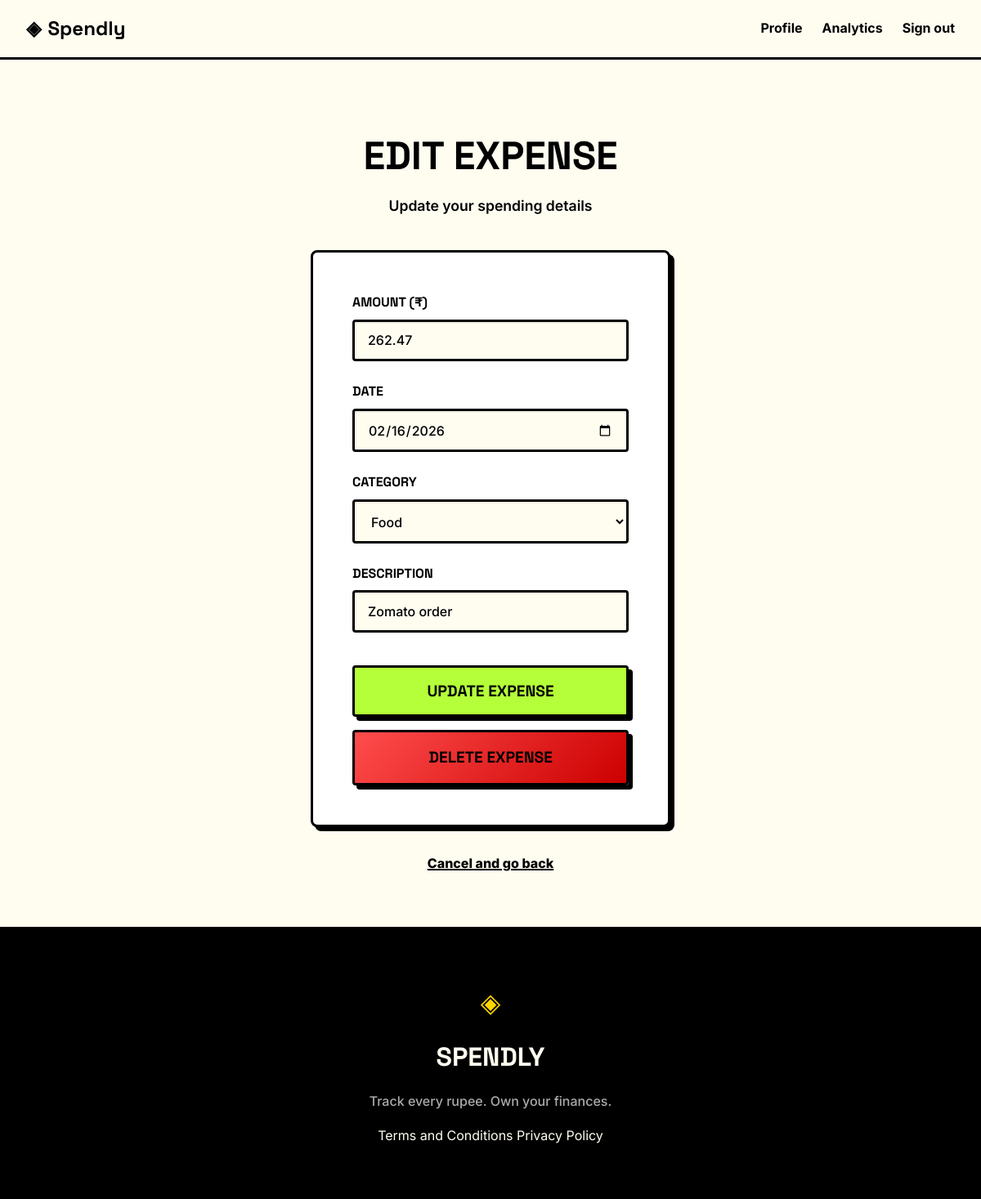
Page /expenses/14/edit (signed in) on the committed database.
### tables this page shows
CREATE TABLE expenses (
            id INTEGER PRIMARY KEY AUTOINCREMENT,
            user_id INTEGER NOT NULL,
            amount REAL NOT NULL,
            category TEXT NOT NULL,
            date TEXT NOT NULL,
            description TEXT,
            created_at TEXT DEFAULT CURRENT_TIMESTAMP,
            FOREIGN KEY (user_id) REFERENCES users (id)
        );

### app.py (the view, shortened to what this page needs)
@app.route("/expenses/<int:id>/edit", methods=["GET", "POST"])
def edit_expense(id):
    if not g.user:
        return redirect(url_for("login"))
    expense = get_expense_by_id(id)
    if not expense:
        abort(404)
    if expense["user_id"] != g.user["id"]:
        abort(403)
    allowed_categories = [
        "Food",
        "Transport",
        "Bills",
        "Health",
        "Entertainment",
        "Shopping",
        "Other",
    ]
    return render_template("edit_expense.html", expense=expense)

### app.py (called while the page is built)
@app.before_request
def load_logged_in_user():
    user_id = session.get("user_id")
    if user_id is None:
        g.user = None
    else:
        g.user = get_user_by_id(user_id)

### database/db.py (called while the page is built)
def get_db():
    db_path = current_app.config.get("DATABASE", DATABASE) if current_app else DATABASE
    conn = sqlite3.connect(db_path)
    conn.row_factory = sqlite3.Row
    conn.execute("PRAGMA foreign_keys = ON;")
    return conn

def get_user_by_id(user_id):
    conn = get_db()
    cursor = conn.cursor()
    cursor.execute("SELECT * FROM users WHERE id = ?", (user_id,))
    user = cursor.fetchone()
    conn.close()
    return user

def get_expense_by_id(expense_id):
    conn = get_db()
    cursor = conn.cursor()
    cursor.execute("SELECT * FROM expenses WHERE id = ?", (expense_id,))
    expense = cursor.fetchone()
    conn.close()
    return expense

### templates/edit_expense.html (shortened to what this page needs)
{% extends "base.html" %}
{% block content %}
<section class="auth-section">
    <div class="auth-container">
        <header class="auth-header">
            <h1 class="auth-title">Edit Expense</h1>
            <p class="auth-subtitle">Update your spending details</p>
        </header>
        <div class="auth-card">
            <form action="{{ url_for('edit_expense', id=expense.id) }}" method="POST">
                <div class="form-group">
                    <label for="amount">Amount (₹)</label>
                    <input type="number" step="0.01" name="amount" id="amount" class="form-input" placeholder="0.00" value="{{ amount or expense.amount }}" required autofocus>
                </div>
                <div class="form-group">
                    <label for="date">Date</label>
                    <input type="date" name="date" id="date" class="form-input" value="{{ date or expense.date }}" required>
                </div>
                <div class="form-group">
                    <label for="category">Category</label>
                    <select name="category" id="category" class="form-input" required>
                        {% set current_cat = category or expense.category %}
                        {% for cat in ["Food", "Transport", "Bills", "Health", "Entertainment", "Shopping", "Other"] %}
                        <option value="{{ cat }}" {{ 'selected' if current_cat == cat }}>{{ cat }}</option>
                        {% endfor %}
                    </select>
                </div>
                <div class="form-group">
                    <label for="description">Description</label>
                    <input type="text" name="description" id="description" class="form-input" placeholder="What was this for?" value="{{ description or expense.description }}" required>
                </div>
                <button type="submit" class="btn-submit">Update Expense</button>
                <a href="{{ url_for('delete_expense_route', id=expense.id) }}" class="btn-submit" style="display: block; text-align: center; text-decoration: none; background: linear-gradient(135deg, #ff4d4d, #cc0000); margin-top: 1rem;">
                    Delete Expense
                </a>
            </form>
        </div>
        <div class="auth-switch">
            <a href="{{ url_for('profile') }}">Cancel and go back</a>
        </div>
    </div>
</section>
{% endblock %}

### static/css/style.css (style rules this page uses)
:root { --ink: #000000; --ink-soft: #2d2d2d; --ink-muted: #555555; --ink-faint: #aaaaaa; --bg: #FFFDF0; --paper-card: #ffffff; --accent-pink: #FF66A1; --accent-cyan: #00E5FF; --accent-yellow: #FFD500; --accent-green: #B4FF39; --danger: #FF3333; --font-display: 'Space Grotesk', sans-serif; --font-body: 'Inter', system-ui, sans-serif; --max-width: 1200px; --auth-width: 440px; --border-thickness: 3px; --radius-sm: 4px; --radius-md: 8px; --radius-lg: 12px; --shadow-solid: 5px 5px 0px var(--ink); --shadow-solid-sm: 3px 3px 0px var(--ink); }
*, *::before, *::after { box-sizing: border-box; margin: 0; padding: 0; }
html { font-size: 16px; scroll-behavior: smooth; }
body { background: var(--bg); color: var(--ink); font-family: var(--font-body); font-size: 1rem; line-height: 1.6; -webkit-font-smoothing: antialiased; }
a { color: inherit; text-decoration: none; }
.auth-section { min-height: calc(100vh - 70px - 100px); display: flex; align-items: center; justify-content: center; padding: 4rem 2rem; background: var(--bg); }
.auth-container { width: 100%; max-width: var(--auth-width); }
.auth-header { text-align: center; margin-bottom: 2.5rem; }
.auth-title { font-family: var(--font-display); font-size: 3rem; color: var(--ink); margin-bottom: 0.5rem; text-transform: uppercase; }
.auth-subtitle { font-size: 1.1rem; font-weight: 600; color: var(--ink); }
.auth-card { background: var(--paper-card); border: var(--border-thickness) solid var(--ink); border-radius: var(--radius-md); padding: 3rem; margin-bottom: 2rem; box-shadow: var(--shadow-solid); }
.form-group { margin-bottom: 1.5rem; }
.form-group label { display: block; font-family: var(--font-display); font-size: 1rem; font-weight: 700; color: var(--ink); margin-bottom: 0.5rem; text-transform: uppercase; }
.form-input { width: 100%; padding: 0.8rem 1rem; border: var(--border-thickness) solid var(--ink); border-radius: var(--radius-sm); font-family: var(--font-body); font-size: 1rem; font-weight: 500; color: var(--ink); background: var(--bg); outline: none; transition: all 0.1s; box-shadow: inset 2px 2px 0px rgba(0,0,0,0.05); }
.form-input::placeholder { color: var(--ink-faint); font-weight: 400; }
.btn-submit { width: 100%; padding: 1rem; background: var(--accent-green); color: var(--ink); border: var(--border-thickness) solid var(--ink); border-radius: var(--radius-sm); font-family: var(--font-display); font-size: 1.2rem; font-weight: 700; cursor: pointer; box-shadow: var(--shadow-solid); transition: all 0.1s ease; margin-top: 1rem; text-transform: uppercase; }
.auth-switch { text-align: center; font-size: 1rem; font-weight: 600; color: var(--ink); }
.auth-switch a { color: var(--ink); font-weight: 800; text-decoration: underline; text-decoration-thickness: 2px; }

### rows in the picture
expenses: amount "262.47", date "02/16/2026", description "Zomato order"

### other values in the picture
form field category "Food"
